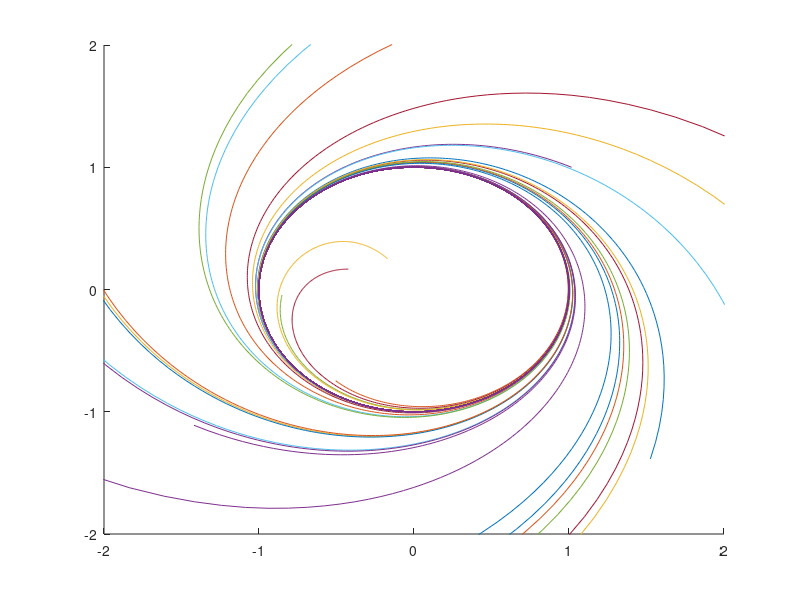

This chart was generated by the following MATLAB code:
% script phase_diag.m
1;
pbaspect([1 1 1])

% Bounds
b_xmin=-2; b_xmax=2;
b_ymin=-2; b_ymax=2;

% Controls
u = 1;
w = 0;
b = 1.5;

% DS ---  y(2)='THE y VARIABLE  ----  y(1)='THE x VARIABLE'  ---------
df = @(t,y) [y(1)*(u-y(1)^(2)-y(2)^(2))  -  y(2)*w  -  y(2)*b*(y(1)^(2)+y(2)^(2)),
 y(2)*(u-y(1)^(2)-y(2)^(2))  +  y(1)*w  +  y(1)*b*(y(1)^(2)+y(2)^(2))];
% ------

% Rand Controls
xmin=-3; xmax=3;
ymin=-3; ymax=3;

hold off
newplot
hold on
axis ([b_xmin b_xmax b_ymin b_ymax])
for n=1:25
  x0=(xmax-xmin)*rand+xmin;
  y0=(ymax-ymin)*rand+ymin;

  [t,y] = ode45 (df, [0:0.01:100], [x0, y0]);
  X=y(:,1);
  Y=y(:,2);

  plot(X,Y);
endfor

%---